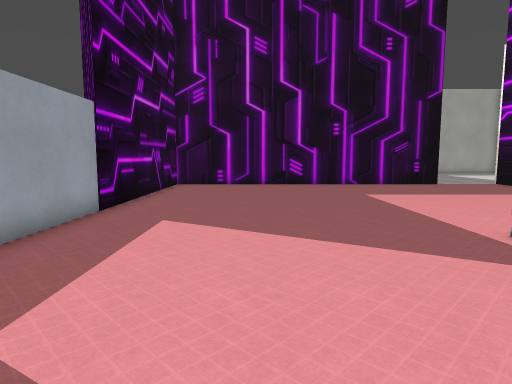
View 1 (above)

18 first-person views from a walk through a 3-D level made in the Godot game engine. The camera is 1.5 m above the floor, tilts 6° down and sees 75° across. The floor is counted in squares, 1 m on a side. Each view is taken from the middle of a square. On the plan, view 1 faces up. The plan holds only what a view shows up to about 15 squares ahead; the rest is blank. Characters and animated objects are left out. Some surface patterns are stand-ins.

View 2
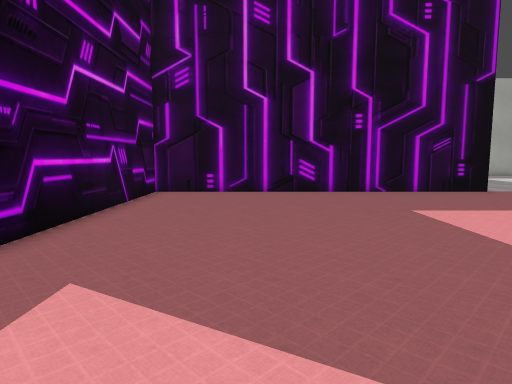

View 3
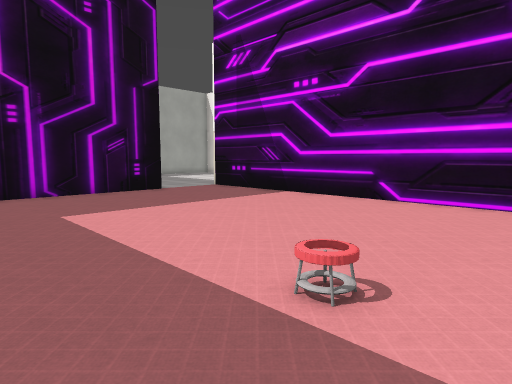

View 4
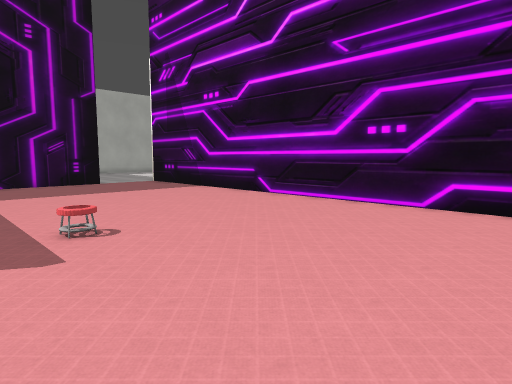

View 5
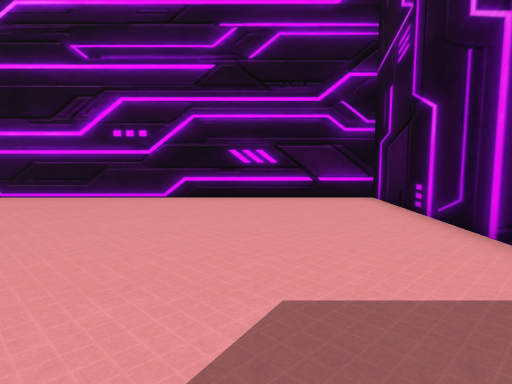

View 6
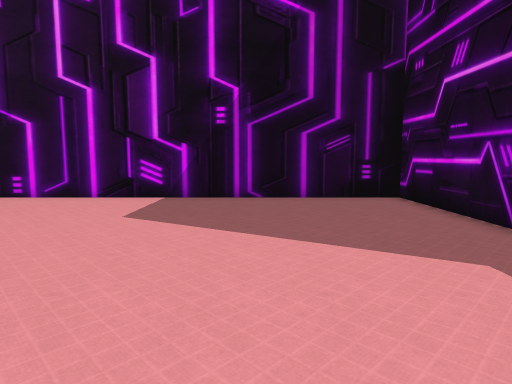

View 7
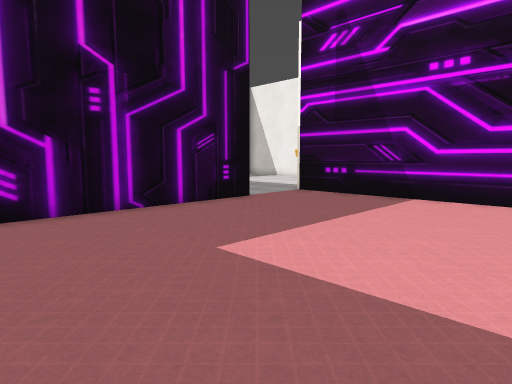

View 8
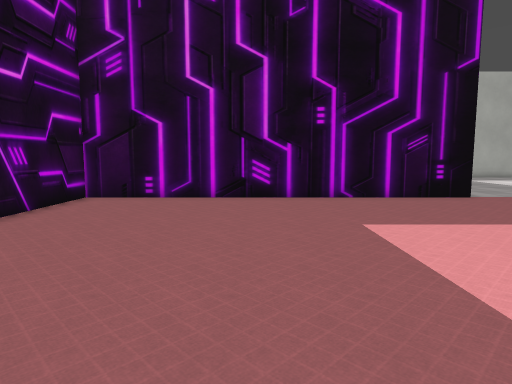

View 9
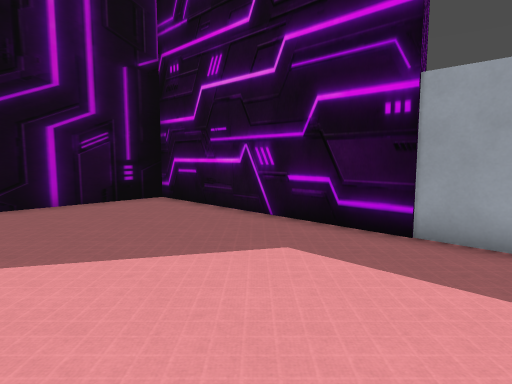

View 10
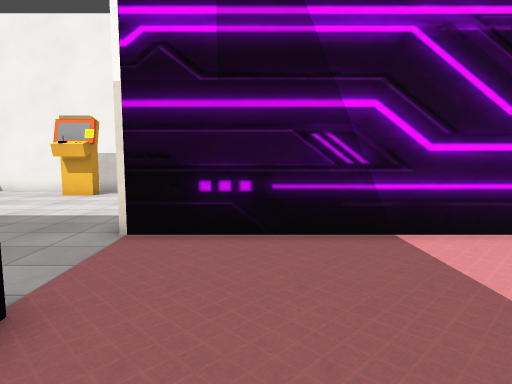

View 11
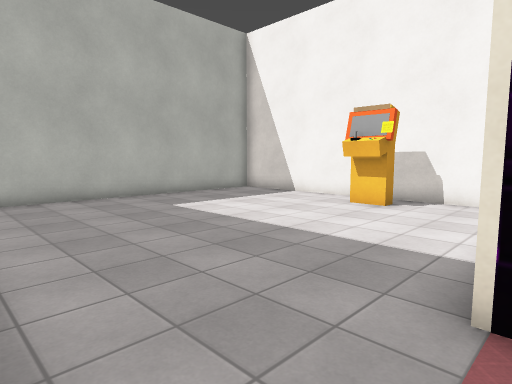

View 12
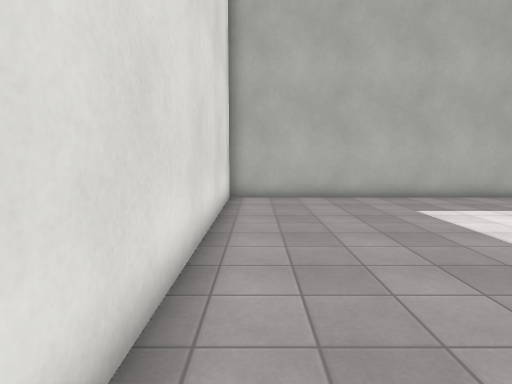

View 13
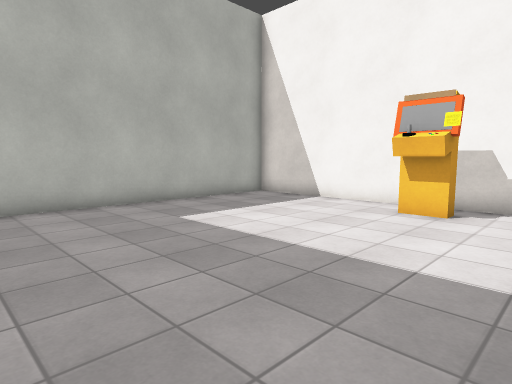

View 14
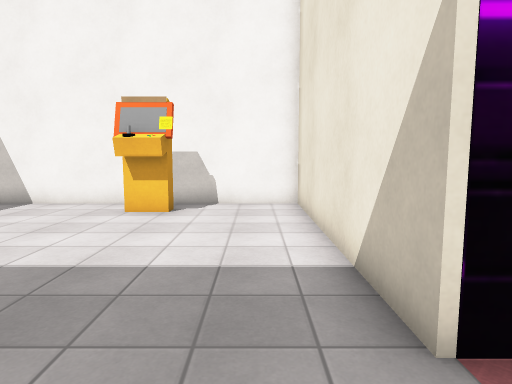

View 15
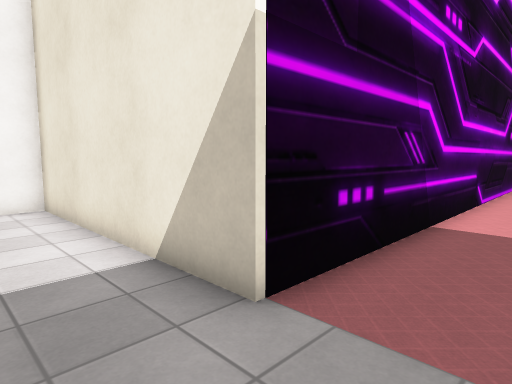

View 16
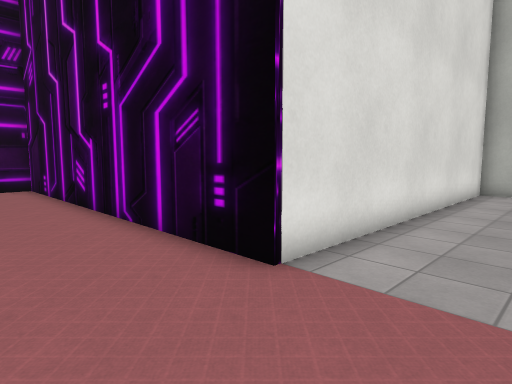

View 17
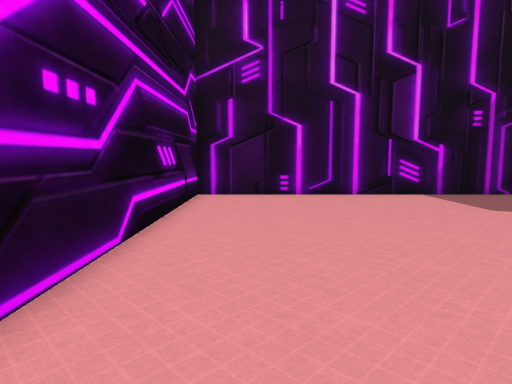

View 18
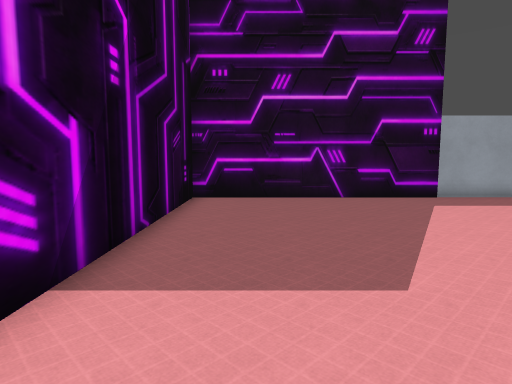

### Floor plan
Ten units are one square. View 1 is at (0, 0); x grows to the right and y downward. Boxes are objects, and circles mark ways between rooms. Rooms are numbered by the first view taken in them; rooms with no view inside come last. Other rooms are left out.
<svg viewBox="-49 -309 271 367">
<path fill="none" stroke="#000" d="M100 -183 -44 -183 -44 53 134 53 134 -176M200 -222 200 -236M206 -224 195 -224 195 -236M217 -242 217 -304 100 -304 100 -183M134 -176 134 -186 217 -186 217 -230"/>
<circle cx="120" cy="-183" r="3" fill="#2a7"/>
<text x="40" y="-60">1</text>
<text x="160" y="-240">2</text>
</svg>
Room 1 opens to room 2.

Where each view was taken, in squares from view 1:
view 1: 0 up, 0 right, facing up
view 2: 4 up, 0 right, facing up
view 3: 4 up, 2 right, facing up-right
view 4: 1 down, 3 right, facing up-right
view 5: 1 down, 1 right, facing right
view 6: 7 up, 1 right, facing down
view 7: 9 up, 1 right, facing up-right
view 8: 6 up, 2 right, facing up
view 9: 6 up, 2 right, facing down-left
view 10: 16 up, 7 right, facing right
view 11: 18 up, 10 right, facing up-right
view 12: 18 up, 11 right, facing up
view 13: 20 up, 11 right, facing up-right
view 14: 20 up, 11 right, facing right
view 15: 21 up, 11 right, facing down-right
view 16: 15 up, 13 right, facing up-left
view 17: 8 up, 11 right, facing down
view 18: 3 down, 8 right, facing left
